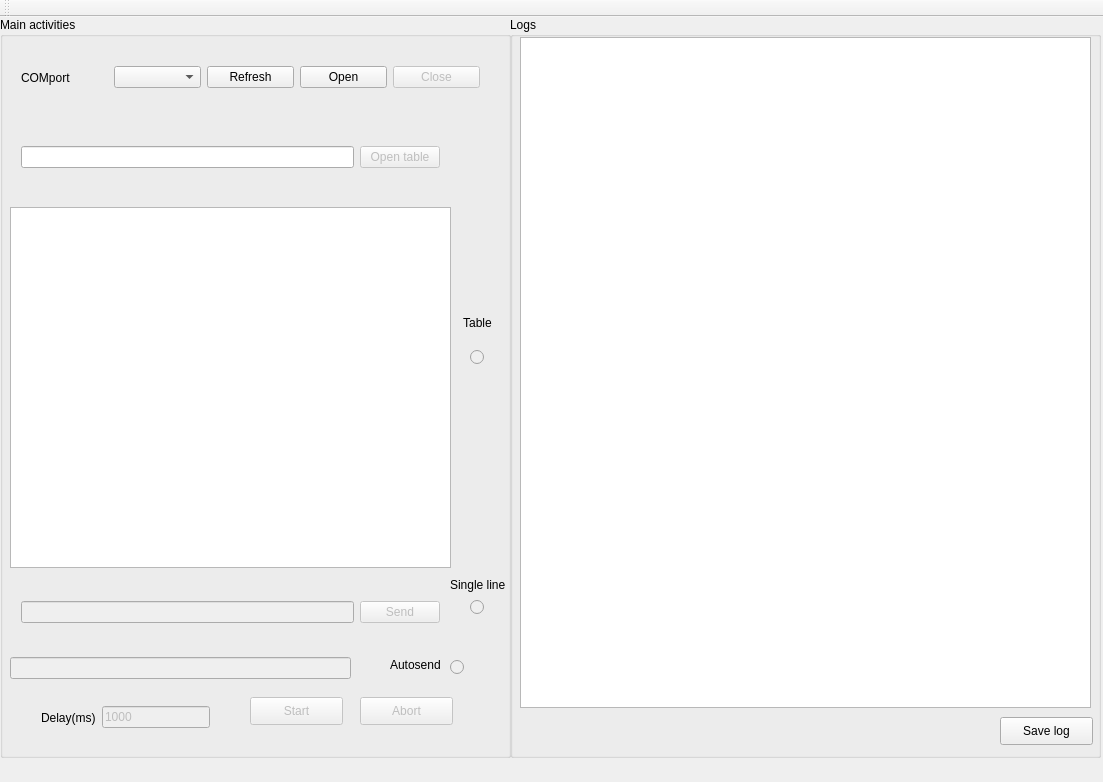
<?xml version="1.0" encoding="UTF-8"?>
<ui version="4.0">
 <class>MainWindow</class>
 <widget class="QMainWindow" name="MainWindow">
  <property name="geometry">
   <rect>
    <x>0</x>
    <y>0</y>
    <width>1103</width>
    <height>782</height>
   </rect>
  </property>
  <property name="minimumSize">
   <size>
    <width>1103</width>
    <height>782</height>
   </size>
  </property>
  <property name="maximumSize">
   <size>
    <width>1103</width>
    <height>782</height>
   </size>
  </property>
  <property name="windowTitle">
   <string>MainWindow</string>
  </property>
  <widget class="QWidget" name="centralWidget">
   <widget class="QGroupBox" name="groupBox">
    <property name="geometry">
     <rect>
      <x>0</x>
      <y>0</y>
      <width>511</width>
      <height>741</height>
     </rect>
    </property>
    <property name="title">
     <string>Main activities</string>
    </property>
    <widget class="QWidget" name="horizontalLayoutWidget">
     <property name="geometry">
      <rect>
       <x>10</x>
       <y>30</y>
       <width>481</width>
       <height>61</height>
      </rect>
     </property>
     <layout class="QHBoxLayout" name="horizontalLayout">
      <item>
       <widget class="QLabel" name="label">
        <property name="text">
         <string>COMport</string>
        </property>
       </widget>
      </item>
      <item>
       <widget class="QComboBox" name="Cport_box"/>
      </item>
      <item>
       <widget class="QPushButton" name="check_button">
        <property name="text">
         <string>Refresh</string>
        </property>
       </widget>
      </item>
      <item>
       <widget class="QPushButton" name="open_button">
        <property name="text">
         <string>Open</string>
        </property>
       </widget>
      </item>
      <item>
       <widget class="QPushButton" name="close_button">
        <property name="enabled">
         <bool>false</bool>
        </property>
        <property name="text">
         <string>Close</string>
        </property>
       </widget>
      </item>
     </layout>
    </widget>
    <widget class="QWidget" name="horizontalLayoutWidget_3">
     <property name="geometry">
      <rect>
       <x>10</x>
       <y>560</y>
       <width>441</width>
       <height>71</height>
      </rect>
     </property>
     <layout class="QHBoxLayout" name="horizontalLayout_3">
      <item>
       <widget class="QLineEdit" name="lineEdit">
        <property name="enabled">
         <bool>false</bool>
        </property>
       </widget>
      </item>
      <item>
       <widget class="QPushButton" name="send_button">
        <property name="enabled">
         <bool>false</bool>
        </property>
        <property name="text">
         <string>Send</string>
        </property>
       </widget>
      </item>
     </layout>
    </widget>
    <widget class="QWidget" name="horizontalLayoutWidget_4">
     <property name="geometry">
      <rect>
       <x>30</x>
       <y>670</y>
       <width>191</width>
       <height>61</height>
      </rect>
     </property>
     <layout class="QHBoxLayout" name="horizontalLayout_4">
      <item>
       <widget class="QLabel" name="label_2">
        <property name="text">
         <string>Delay(ms)</string>
        </property>
       </widget>
      </item>
      <item>
       <widget class="QLineEdit" name="delay_field">
        <property name="enabled">
         <bool>false</bool>
        </property>
        <property name="text">
         <string>1000</string>
        </property>
        <property name="maxLength">
         <number>6</number>
        </property>
       </widget>
      </item>
     </layout>
    </widget>
    <widget class="QPushButton" name="start_button">
     <property name="enabled">
      <bool>false</bool>
     </property>
     <property name="geometry">
      <rect>
       <x>250</x>
       <y>680</y>
       <width>93</width>
       <height>28</height>
      </rect>
     </property>
     <property name="text">
      <string>Start</string>
     </property>
    </widget>
    <widget class="QPushButton" name="abort_button">
     <property name="enabled">
      <bool>false</bool>
     </property>
     <property name="geometry">
      <rect>
       <x>360</x>
       <y>680</y>
       <width>93</width>
       <height>28</height>
      </rect>
     </property>
     <property name="text">
      <string>Abort</string>
     </property>
    </widget>
    <widget class="QWidget" name="horizontalLayoutWidget_2">
     <property name="geometry">
      <rect>
       <x>10</x>
       <y>100</y>
       <width>441</width>
       <height>80</height>
      </rect>
     </property>
     <layout class="QHBoxLayout" name="horizontalLayout_2">
      <item>
       <widget class="QLineEdit" name="file_name_edit">
        <property name="enabled">
         <bool>true</bool>
        </property>
        <property name="readOnly">
         <bool>true</bool>
        </property>
       </widget>
      </item>
      <item>
       <widget class="QPushButton" name="open_table_button">
        <property name="enabled">
         <bool>false</bool>
        </property>
        <property name="text">
         <string>Open table</string>
        </property>
       </widget>
      </item>
     </layout>
    </widget>
    <widget class="QTextEdit" name="textEdit_3">
     <property name="enabled">
      <bool>true</bool>
     </property>
     <property name="geometry">
      <rect>
       <x>10</x>
       <y>190</y>
       <width>441</width>
       <height>361</height>
      </rect>
     </property>
     <property name="readOnly">
      <bool>true</bool>
     </property>
    </widget>
    <widget class="QRadioButton" name="table_send">
     <property name="enabled">
      <bool>false</bool>
     </property>
     <property name="geometry">
      <rect>
       <x>470</x>
       <y>330</y>
       <width>95</width>
       <height>20</height>
      </rect>
     </property>
     <property name="text">
      <string/>
     </property>
    </widget>
    <widget class="QRadioButton" name="field_send">
     <property name="enabled">
      <bool>false</bool>
     </property>
     <property name="geometry">
      <rect>
       <x>470</x>
       <y>580</y>
       <width>95</width>
       <height>20</height>
      </rect>
     </property>
     <property name="text">
      <string/>
     </property>
     <property name="checkable">
      <bool>true</bool>
     </property>
     <property name="checked">
      <bool>false</bool>
     </property>
     <property name="autoExclusive">
      <bool>true</bool>
     </property>
    </widget>
    <widget class="QLineEdit" name="lineEdit_2">
     <property name="enabled">
      <bool>false</bool>
     </property>
     <property name="geometry">
      <rect>
       <x>10</x>
       <y>640</y>
       <width>341</width>
       <height>22</height>
      </rect>
     </property>
    </widget>
    <widget class="QLabel" name="label_3">
     <property name="geometry">
      <rect>
       <x>390</x>
       <y>640</y>
       <width>81</width>
       <height>16</height>
      </rect>
     </property>
     <property name="text">
      <string>Autosend</string>
     </property>
    </widget>
    <widget class="QRadioButton" name="auto_send_radio">
     <property name="enabled">
      <bool>false</bool>
     </property>
     <property name="geometry">
      <rect>
       <x>450</x>
       <y>640</y>
       <width>95</width>
       <height>20</height>
      </rect>
     </property>
     <property name="text">
      <string/>
     </property>
    </widget>
    <widget class="QLabel" name="label_4">
     <property name="geometry">
      <rect>
       <x>460</x>
       <y>290</y>
       <width>41</width>
       <height>31</height>
      </rect>
     </property>
     <property name="acceptDrops">
      <bool>false</bool>
     </property>
     <property name="lineWidth">
      <number>1</number>
     </property>
     <property name="midLineWidth">
      <number>1</number>
     </property>
     <property name="text">
      <string> Table</string>
     </property>
    </widget>
    <widget class="QLabel" name="label_5">
     <property name="geometry">
      <rect>
       <x>450</x>
       <y>560</y>
       <width>71</width>
       <height>16</height>
      </rect>
     </property>
     <property name="text">
      <string>Single line</string>
     </property>
    </widget>
   </widget>
   <widget class="QGroupBox" name="groupBox_2">
    <property name="geometry">
     <rect>
      <x>510</x>
      <y>0</y>
      <width>591</width>
      <height>741</height>
     </rect>
    </property>
    <property name="title">
     <string>Logs</string>
    </property>
    <widget class="QTextEdit" name="textEdit">
     <property name="enabled">
      <bool>true</bool>
     </property>
     <property name="geometry">
      <rect>
       <x>10</x>
       <y>20</y>
       <width>571</width>
       <height>671</height>
      </rect>
     </property>
     <property name="readOnly">
      <bool>false</bool>
     </property>
    </widget>
    <widget class="QPushButton" name="save_log_button">
     <property name="geometry">
      <rect>
       <x>490</x>
       <y>700</y>
       <width>93</width>
       <height>28</height>
      </rect>
     </property>
     <property name="text">
      <string>Save log</string>
     </property>
    </widget>
   </widget>
  </widget>
  <widget class="QMenuBar" name="menuBar">
   <property name="geometry">
    <rect>
     <x>0</x>
     <y>0</y>
     <width>1103</width>
     <height>26</height>
    </rect>
   </property>
  </widget>
  <widget class="QToolBar" name="mainToolBar">
   <attribute name="toolBarArea">
    <enum>TopToolBarArea</enum>
   </attribute>
   <attribute name="toolBarBreak">
    <bool>false</bool>
   </attribute>
  </widget>
 </widget>
 <layoutdefault spacing="6" margin="11"/>
 <resources/>
 <connections/>
</ui>
